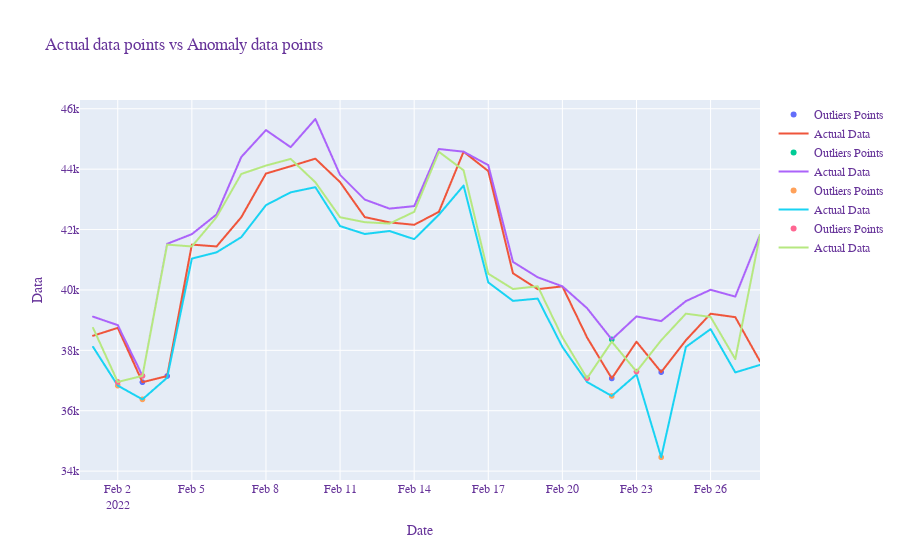

Notebook code for this chart:
### Code cell
# Plot  anomalies for Open
series = df2['Open']
outlier_df = outlier_list2[0]
#plot_anomaly_data22(series, outlier_min)

fig = go.Figure()
    # Add outlier_df trace
fig.add_trace(go.Scattergl(x = outlier_df.index, y = outlier_df,
                    mode='markers',
                    
                    name='Outliers Points'))
    
    #Add df trace
fig.add_trace(go.Scattergl(x = series.index, y = series, mode = 'lines',
                    name='Actual Data'))

   # Add outlier_df trace
fig.add_trace(go.Scattergl(x = outlier_list2[1].index, y = outlier_list2[1],
                    mode='markers',
                    name='Outliers Points'))
    
    #Add df trace
fig.add_trace(go.Scattergl(x = df2['High'].index, y = df2['High'],
                    mode = 'lines',
                    name='Actual Data'))

   # Add outlier_df trace
fig.add_trace(go.Scattergl(x = outlier_list2[2].index, y = outlier_list2[2],
                    mode='markers',
                    name='Outliers Points'))
    
    #Add df trace
fig.add_trace(go.Scattergl(x = df2['Low'].index, y = df2['Low'],
                    mode = 'lines',
                    name='Actual Data'))
   # Add outlier_df trace
fig.add_trace(go.Scattergl(x = outlier_list2[3].index, y = outlier_list2[3],
                    mode='markers',
                    name='Outliers Points'))
    
    #Add df trace
fig.add_trace(go.Scattergl(x = df2['Close'].index, y = df2['Close'],
                    mode = 'lines',
                    name='Actual Data'))

fig.update_layout(
    title="Actual data points vs Anomaly data points",
    xaxis_title="Date",
    yaxis_title="Data",    
    font=dict(
        family="Courier New, monospace",
        size=12,
        color="RebeccaPurple"))

fig.show()

### Figure 1 — Plotly figure (JSON) as saved in the notebook; plotly's stock layout.template omitted (floating-point values rounded to 4 significant figures)
{"data": [{"mode": "markers", "name": "Outliers Points", "type": "scattergl", "x": ["2022-02-03T00:00:00", "2022-02-04T00:00:00", "2022-02-22T00:00:00", "2022-02-24T00:00:00"], "y": [36940.0, 37150.0, 37070.0, 37280.0]}, {"mode": "lines", "name": "Actual Data", "type": "scattergl", "x": ["2022-02-01T00:00:00", "2022-02-02T00:00:00", "2022-02-03T00:00:00", "2022-02-04T00:00:00", "2022-02-05T00:00:00", "2022-02-06T00:00:00", "2022-02-07T00:00:00", "2022-02-08T00:00:00", "2022-02-09T00:00:00", "2022-02-10T00:00:00", "2022-02-11T00:00:00", "2022-02-12T00:00:00", "2022-02-13T00:00:00", "2022-02-14T00:00:00", "2022-02-15T00:00:00", "2022-02-16T00:00:00", "2022-02-17T00:00:00", "2022-02-18T00:00:00", "2022-02-19T00:00:00", "2022-02-20T00:00:00", "2022-02-21T00:00:00", "2022-02-22T00:00:00", "2022-02-23T00:00:00", "2022-02-24T00:00:00", "2022-02-25T00:00:00", "2022-02-26T00:00:00", "2022-02-27T00:00:00", "2022-02-28T00:00:00"], "y": [38480.0, 38740.0, 36940.0, 37150.0, 41500.0, 41440.0, 42410.0, 43850.0, 44100.0, 44350.0, 43570.0, 42410.0, 42240.0, 42160.0, 42590.0, 44580.0, 43940.0, 40550.0, 40030.0, 40120.0, 38420.0, 37070.0, 38290.0, 37280.0, 38330.0, 39210.0, 39100.0, 37640.0]}, {"mode": "markers", "name": "Outliers Points", "type": "scattergl", "x": ["2022-02-03T00:00:00", "2022-02-22T00:00:00"], "y": [37150.0, 38360.0]}, {"mode": "lines", "name": "Actual Data", "type": "scattergl", "x": ["2022-02-01T00:00:00", "2022-02-02T00:00:00", "2022-02-03T00:00:00", "2022-02-04T00:00:00", "2022-02-05T00:00:00", "2022-02-06T00:00:00", "2022-02-07T00:00:00", "2022-02-08T00:00:00", "2022-02-09T00:00:00", "2022-02-10T00:00:00", "2022-02-11T00:00:00", "2022-02-12T00:00:00", "2022-02-13T00:00:00", "2022-02-14T00:00:00", "2022-02-15T00:00:00", "2022-02-16T00:00:00", "2022-02-17T00:00:00", "2022-02-18T00:00:00", "2022-02-19T00:00:00", "2022-02-20T00:00:00", "2022-02-21T00:00:00", "2022-02-22T00:00:00", "2022-02-23T00:00:00", "2022-02-24T00:00:00", "2022-02-25T00:00:00", "2022-02-26T00:00:00", "2022-02-27T00:00:00", "2022-02-28T00:00:00"], "y": [39120.0, 38830.0, 37150.0, 41530.0, 41850.0, 42500.0, 44400.0, 45290.0, 44730.0, 45660.0, 43810.0, 42990.0, 42690.0, 42780.0, 44670.0, 44580.0, 44130.0, 40930.0, 40420.0, 40120.0, 39390.0, 38360.0, 39120.0, 38970.0, 39630.0, 40010.0, 39780.0, 41820.0]}, {"mode": "markers", "name": "Outliers Points", "type": "scattergl", "x": ["2022-02-02T00:00:00", "2022-02-03T00:00:00", "2022-02-22T00:00:00", "2022-02-24T00:00:00"], "y": [36830.0, 36380.0, 36490.0, 34460.0]}, {"mode": "lines", "name": "Actual Data", "type": "scattergl", "x": ["2022-02-01T00:00:00", "2022-02-02T00:00:00", "2022-02-03T00:00:00", "2022-02-04T00:00:00", "2022-02-05T00:00:00", "2022-02-06T00:00:00", "2022-02-07T00:00:00", "2022-02-08T00:00:00", "2022-02-09T00:00:00", "2022-02-10T00:00:00", "2022-02-11T00:00:00", "2022-02-12T00:00:00", "2022-02-13T00:00:00", "2022-02-14T00:00:00", "2022-02-15T00:00:00", "2022-02-16T00:00:00", "2022-02-17T00:00:00", "2022-02-18T00:00:00", "2022-02-19T00:00:00", "2022-02-20T00:00:00", "2022-02-21T00:00:00", "2022-02-22T00:00:00", "2022-02-23T00:00:00", "2022-02-24T00:00:00", "2022-02-25T00:00:00", "2022-02-26T00:00:00", "2022-02-27T00:00:00", "2022-02-28T00:00:00"], "y": [38110.0, 36830.0, 36380.0, 37090.0, 41040.0, 41240.0, 41750.0, 42810.0, 43230.0, 43400.0, 42110.0, 41850.0, 41950.0, 41680.0, 42490.0, 43460.0, 40250.0, 39640.0, 39710.0, 38110.0, 36950.0, 36490.0, 37200.0, 34460.0, 38110.0, 38700.0, 37270.0, 37520.0]}, {"mode": "markers", "name": "Outliers Points", "type": "scattergl", "x": ["2022-02-02T00:00:00", "2022-02-03T00:00:00", "2022-02-21T00:00:00", "2022-02-23T00:00:00"], "y": [36950.0, 37150.0, 37080.0, 37300.0]}, {"mode": "lines", "name": "Actual Data", "type": "scattergl", "x": ["2022-02-01T00:00:00", "2022-02-02T00:00:00", "2022-02-03T00:00:00", "2022-02-04T00:00:00", "2022-02-05T00:00:00", "2022-02-06T00:00:00", "2022-02-07T00:00:00", "2022-02-08T00:00:00", "2022-02-09T00:00:00", "2022-02-10T00:00:00", "2022-02-11T00:00:00", "2022-02-12T00:00:00", "2022-02-13T00:00:00", "2022-02-14T00:00:00", "2022-02-15T00:00:00", "2022-02-16T00:00:00", "2022-02-17T00:00:00", "2022-02-18T00:00:00", "2022-02-19T00:00:00", "2022-02-20T00:00:00", "2022-02-21T00:00:00", "2022-02-22T00:00:00", "2022-02-23T00:00:00", "2022-02-24T00:00:00", "2022-02-25T00:00:00", "2022-02-26T00:00:00", "2022-02-27T00:00:00", "2022-02-28T00:00:00"], "y": [38740.0, 36950.0, 37150.0, 41500.0, 41440.0, 42410.0, 43840.0, 44120.0, 44340.0, 43570.0, 42410.0, 42240.0, 42200.0, 42590.0, 44580.0, 43960.0, 40540.0, 40030.0, 40120.0, 38430.0, 37080.0, 38290.0, 37300.0, 38330.0, 39210.0, 39110.0, 37710.0, 41820.0]}], "layout": {"font": {"color": "RebeccaPurple", "family": "Courier New, monospace", "size": 12}, "title": {"text": "Actual data points vs Anomaly data points"}, "xaxis": {"title": {"text": "Date"}}, "yaxis": {"title": {"text": "Data"}}}}
